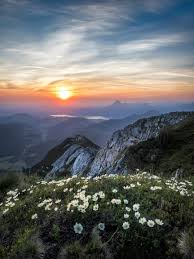
#> input picture DIP/DIP_Lab_406/Lab/353_lab_03/Lab-03_MATLAB/nature.jpeg, 194 x 259 px, found by its file name
$ python erosion.py
#> lines starting #> are read from the running program, lines starting #| are printed output that depends on the picture
import cv2
import numpy as np
import matplotlib.pyplot as plt

input_image = cv2.imread('nature.jpeg', cv2.IMREAD_GRAYSCALE)
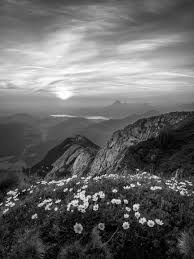
#> input_image: shape (259, 194); min 0, max 255, mean 102.8

kernel = np.ones((3, 3), np.uint8)

eroded_image = cv2.erode(input_image, kernel, iterations=1)
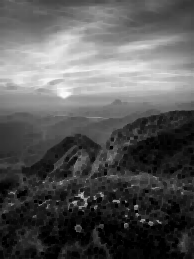
#> eroded_image: shape (259, 194); min 0, max 252, mean 87.6

plt.figure(figsize=(10, 5))

plt.subplot(1, 2, 1)
plt.imshow(input_image, cmap='gray')
plt.title('Original Image')
plt.axis('off')

plt.subplot(1, 2, 2)
plt.imshow(eroded_image, cmap='gray')
plt.title('Eroded Image')
plt.axis('off')

plt.show()
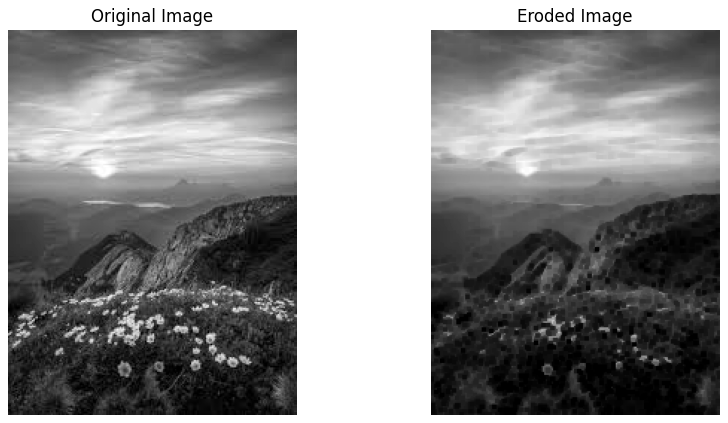
#> figure drawn by matplotlib, 2 panels

$ run again, with DIP/DIP_Lab_406/Lab/353_lab_03/Lab-03_MATLAB/flower.jpeg copied over DIP/DIP_Lab_406/Lab/353_lab_03/Lab-03_MATLAB/nature.jpeg
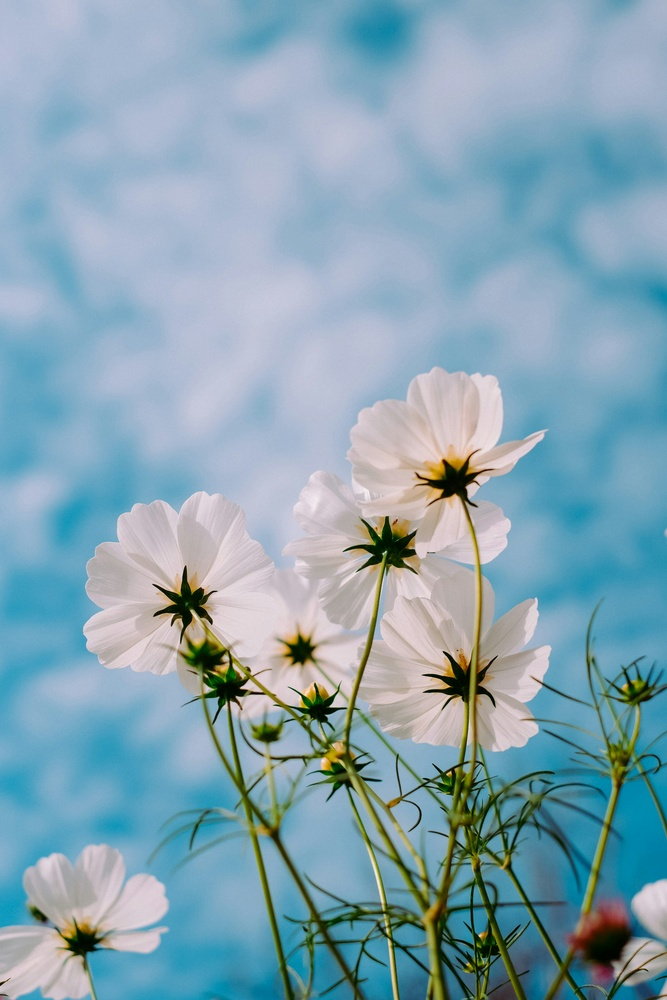
#> input picture DIP/DIP_Lab_406/Lab/353_lab_03/Lab-03_MATLAB/flower.jpeg, 667 x 1000 px, shrunk from 3000 x 4500 before the run, found by its file name
#> `eroded_image = cv2.erode(input_image, kernel, iterations=1)`:
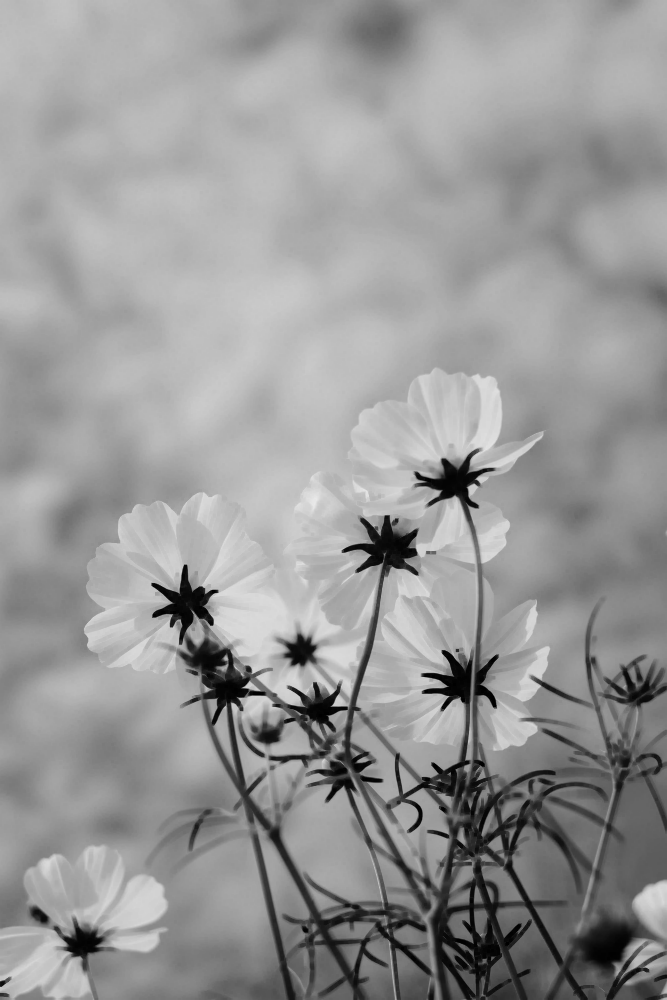
#> eroded_image: shape (1000, 667); min 0, max 233, mean 151.6
#> `plt.show()`:
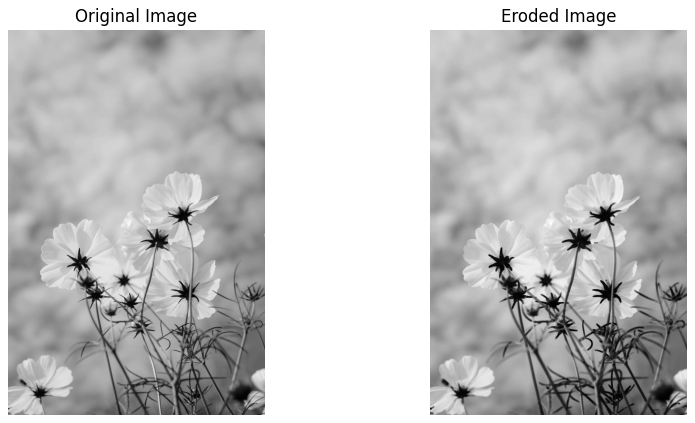
#> figure drawn by matplotlib, 2 panels
